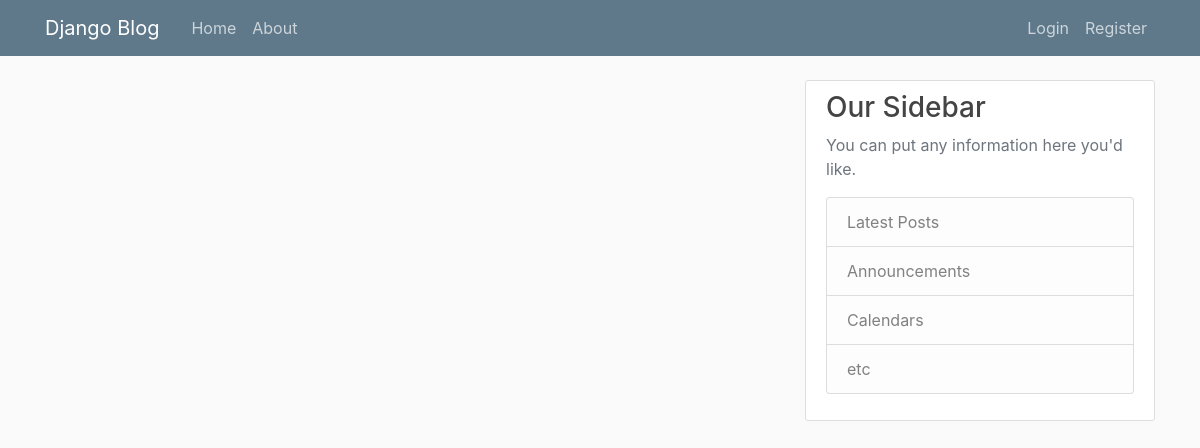
The app's page /, older data.
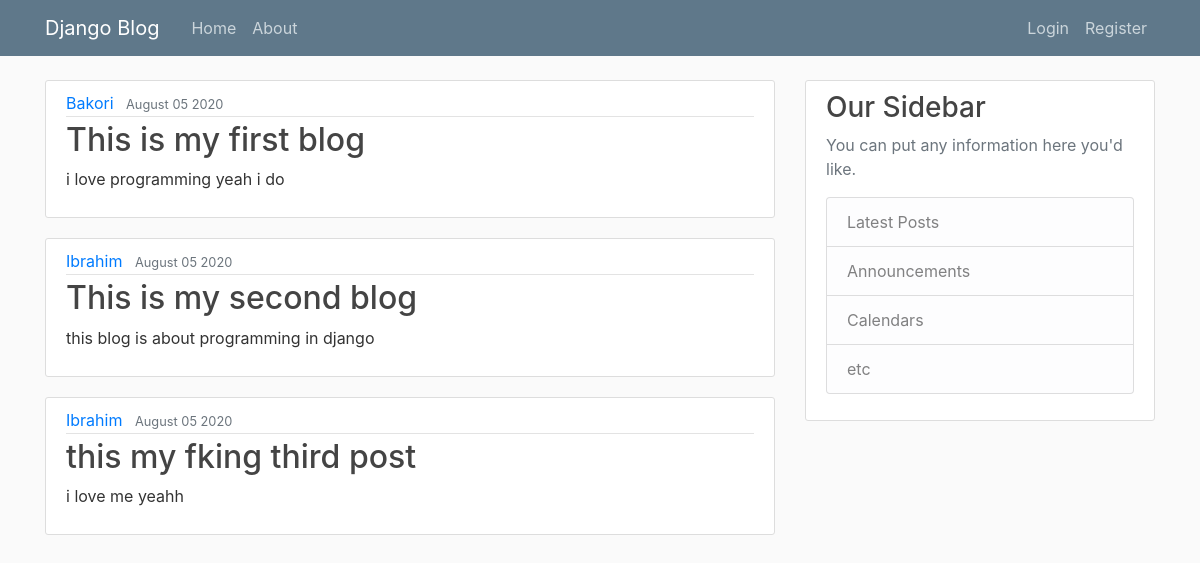
The same page, newer data.
### blog/models.py (models this page shows, shortened)
class Post(models.Model):
    title = models.CharField(max_length=100)
    content = models.TextField()
    date_posted = models.DateTimeField(default=timezone.now)
    author = models.ForeignKey(User, on_delete=models.CASCADE)

### blog/views.py (the view)
# urls.py: path('', views.home, name="blog-home"),
def home(request):
    context = {
        "posts" : Post.objects.all()
    }
    return render(request,"blog/home.html", context)

### blog/templates/blog/home.html
{% extends "blog/base.html" %}
{% block content %}
      {%for post in posts%}
      <article class="media content-section">
        <div class="media-body">
          <div class="article-metadata">
            <a class="mr-2" href="#">{{ post.author }}</a>
            <small class="text-muted">{{ post.date_posted|date:"F d Y"}}</small>
          </div>
          <h2><a class="article-title" href="#">{{ post.title }}</a></h2>
          <p class="article-content">{{ post.content }}</p>
        </div>
      </article>
      {%endfor%}
{% endblock content %}

### blog/templates/blog/base.html (shortened to what this page needs)
{%load static%}
<!DOCTYPE html>
<html lang="en">
<head>
    <link rel="stylesheet" href="https://maxcdn.bootstrapcdn.com/bootstrap/4.0.0/css/bootstrap.min.css"
>
        <link rel="stylesheet" type="text/css" href="{% static 'blog/main.css'%}">
</head>
<body>
    <header class="site-header">
        <nav class="navbar navbar-expand-md navbar-dark bg-steel fixed-top">
            <div class="container">
                <a class="navbar-brand mr-4" href="/">Django Blog</a>
                <div class="collapse navbar-collapse" id="navbarToggle">
                <div class="collapse navbar-collapse" id="navbarToggle">
                    <div class="navbar-nav mr-auto">
                        <a class="nav-item nav-link" href="{% url 'blog-home' %}">Home</a>
                        <a class="nav-item nav-link" href="{% url 'blog-about' %}">About</a>
                    </div>
                    <div class="navbar-nav">
                      {% if user.is_authenticated %}
                      <a class="nav-item nav-link" href="{% url "logout" %}">Logout</a>
                      <a class="nav-item nav-link" href="{% url "profile" %}">Profile</a>
                      {% else %}
                        <a class="nav-item nav-link" href="{% url "login" %}">Login</a>
                        <a class="nav-item nav-link" href="{% url "register" %}">Register</a>
                        {% endif %}
                    </div>
                </div>
            </div>
        </nav>
    </header>
    <main role="main" class="container">
        <div class="row">
          <div class="col-md-8">
            {% block content %}{% endblock %}
          </div>
          <div class="col-md-4">
            <div class="content-section">
              <h3>Our Sidebar</h3>
              <p class='text-muted'>You can put any information here you'd like.
                <ul class="list-group">
                  <li class="list-group-item list-group-item-light">Latest Posts</li>
                  <li class="list-group-item list-group-item-light">Announcements</li>
                  <li class="list-group-item list-group-item-light">Calendars</li>
                  <li class="list-group-item list-group-item-light">etc</li>
                </ul>
              </p>
            </div>
          </div>
        </div>
      </main>
</body>
</html>

### blog/static/blog/main.css (style rules this page uses)
body { background: #fafafa; color: #333333; margin-top: 5rem; }
h1, h2, h3, h4, h5, h6 { color: #444444; }
ul { margin: 0; }
.bg-steel { background-color: #5f788a; }
.site-header .navbar-nav .nav-link { color: #cbd5db; }
.content-section { background: #ffffff; padding: 10px 20px; border: 1px solid #dddddd; border-radius: 3px; margin-bottom: 20px; }
.article-title { color: #444444; }
.article-content { white-space: pre-line; }
.article-metadata { padding-bottom: 1px; margin-bottom: 4px; border-bottom: 1px solid #e3e3e3 }

Row changes from the older to the newer data that the page shows:
added Post: author "Bakori", date_posted "August 05 2020", title "This is my first blog", content "i love programming yeah i do"
added Post: author "Ibrahim", date_posted "August 05 2020", title "This is my second blog", content "this blog is about programming in django"
added Post: author "Ibrahim", date_posted "August 05 2020", title "this my fking third post", content "i love me yeahh"
